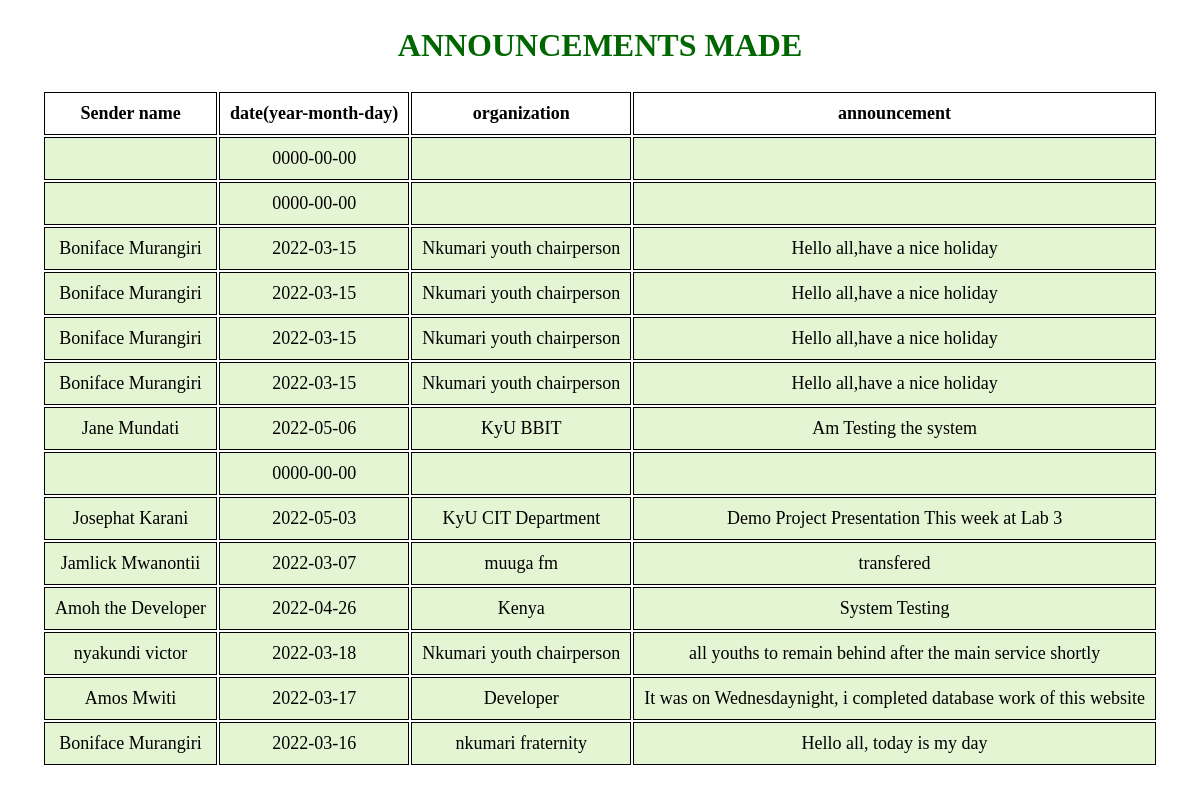
The page /admin/databasetoannouncement.php on the database its author committed.
### tables this page shows
CREATE TABLE `toannouncement` (
  `id` int(11) NOT NULL,
  `sender_name` varchar(100) NOT NULL,
  `date` date NOT NULL,
  `organization` varchar(30) NOT NULL,
  `announcement` varchar(10000) NOT NULL
);

### admin/databasetoannouncement.php (the view, shortened to what this page needs)
<?php
$user = 'root';
$password = '';
$database = 'myprojo';
$servername='localhost';
$mysqli = new mysqli($servername, $user,
				$password, $database);
$sql = "SELECT * FROM toannouncement ORDER BY id DESC ";
$result = $mysqli->query($sql);
?>
<!DOCTYPE html>
<html lang="en">
<head>
</head>
<body>
	<section>
		<h1>ANNOUNCEMENTS MADE</h1>
		<table class="secondtable">
			<tr>
				<th>Sender name</th>
				<th>date(year-month-day)</th>
                <th>organization</th>
				<th>announcement</th>
			</tr>
			<?php
				while($rows=$result->fetch_assoc())
				{
			?>
			<tr>
				<td><?php echo $rows['sender_name'];?></td>
				<td><?php echo $rows['date'];?></td>
                <td><?php echo $rows['organization'];?></td>
				<td><?php echo $rows['announcement'];?></td>
			</tr>
			<?php
				}
			?>
		</table>
	</section>
</body>
</html>

### admin/databasetoannouncement.php (style rules this page uses)
table { margin: 0 auto; font-size: large; border: none; padding: 0; }
h1 { text-align: center; color: #006600; font-size: xx-large; font-family: 'Gill Sans', 'Gill Sans MT', ' Calibri', 'Trebuchet MS', 'sans-serif'; }
td { background-color: #E4F5D4; border: 1px solid black; }
th, td { font-weight: bold; border: 1px solid black; padding: 10px; text-align: center; }
td { font-weight: lighter; }

### rows shown on the page
toannouncement: date "0000-00-00"
toannouncement: date "0000-00-00"
toannouncement: sender_name "Boniface Murangiri", date "2022-03-15", organization "Nkumari youth chairperson", announcement "Hello all,have a nice holiday"
toannouncement: sender_name "Boniface Murangiri", date "2022-03-15", organization "Nkumari youth chairperson", announcement "Hello all,have a nice holiday"
toannouncement: sender_name "Boniface Murangiri", date "2022-03-15", organization "Nkumari youth chairperson", announcement "Hello all,have a nice holiday"
toannouncement: sender_name "Boniface Murangiri", date "2022-03-15", organization "Nkumari youth chairperson", announcement "Hello all,have a nice holiday"
toannouncement: sender_name "Jane Mundati", date "2022-05-06", organization "KyU BBIT", announcement "Am Testing the system"
toannouncement: date "0000-00-00"
toannouncement: sender_name "Josephat Karani", date "2022-05-03", organization "KyU CIT Department", announcement "Demo Project Presentation This week at Lab 3"
toannouncement: sender_name "Jamlick Mwanontii", date "2022-03-07", organization "muuga fm", announcement "transfered"
toannouncement: sender_name "Amoh the Developer", date "2022-04-26", organization "Kenya", announcement "System Testing"
toannouncement: sender_name "nyakundi victor", date "2022-03-18", organization "Nkumari youth chairperson", announcement "all youths to remain behind after the main service shortly"
toannouncement: sender_name "Amos Mwiti", date "2022-03-17", organization "Developer", announcement "It was on Wednesdaynight, i completed database work of this website"
toannouncement: sender_name "Boniface Murangiri", date "2022-03-16", organization "nkumari fraternity", announcement "Hello all, today is my day"
